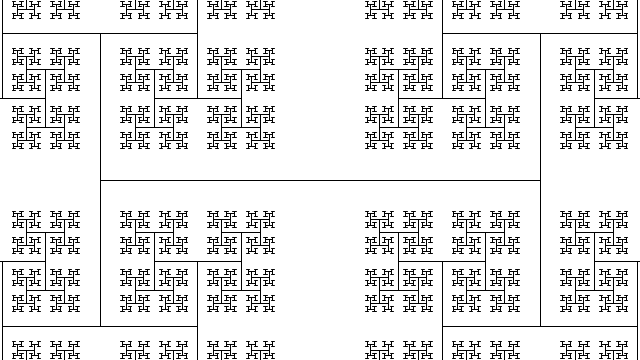
Frame 1 (no input)
Frame 2 (the mouse pressed at the canvas centre, redrawn once): identical to frame 1, image omitted

The Processing sketch that drew this single still picture (run headless with seeded random() and noise(); the mouse was pressed at the canvas centre and the sketch redrawn once):

// Processing sketch: RecursionLines
// ── RecursionLines.pde
// Simple Recursion
// Daniel Shiffman <http://www.shiffman.net>
// Nature of Code, Chapter 8

void setup() {
  size(640, 360);  
  smooth();
}

void draw() {
  background(255);
  drawLines(100,180,540,180);
  noLoop();
}

void drawLines(float x1, float y1, float x2, float y2) {
  
  line(x1,y1,x2,y2);
  
  float dx = x2-x1;
  float dy = y2-y1;
  
  //println(dx + " " + dy);
  
  if (dx == 0 && dy > 4) {
    //println(dy);
    drawLines(x1-dy/3,y1,x1+dy/3,y1);
    drawLines(x1-dy/3,y2,x1+dy/3,y2);
  } else if (dy == 0 && dx > 4) {
    //println(dx);
    drawLines(x1,y1-dx/3,x1,y1+dx/3);
    drawLines(x2,y1-dx/3,x2,y1+dx/3);
  }
}
